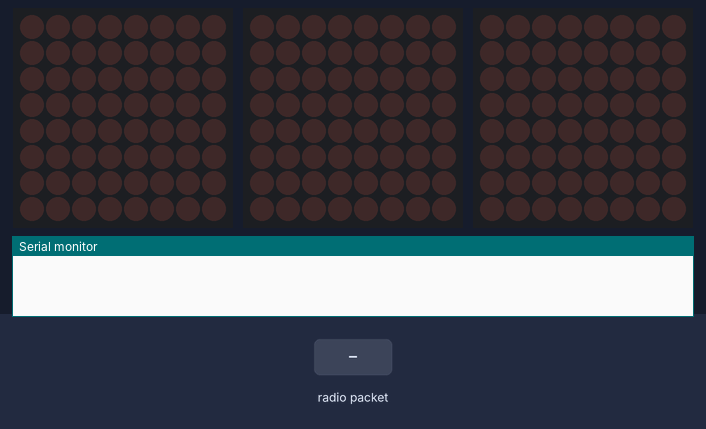
Bench run of a sketch on a simulated Arduino Uno, built for the host (arithmetic inside an expression is 32-bit, double 64-bit). On the bench: 3 × 8×8 LED matrix, the last lines printed to the serial monitor. Wiring (inferred from the names in the program): HT16K33 LED driver at I2C address 0x70; HT16K33 LED driver at I2C address 0x71; HT16K33 LED driver at I2C address 0x72. The test bench sets the inputs (shaded band). No radio packets arrive unless stated.

Above: at 1.2 s.
1.3 s: radio packet "1" arrives
At 2.1 s:
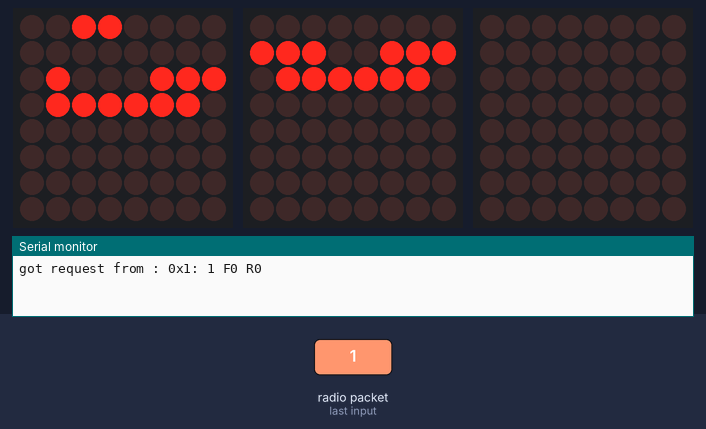
2.8 s: radio packet "0" arrives
At 3.2 s:
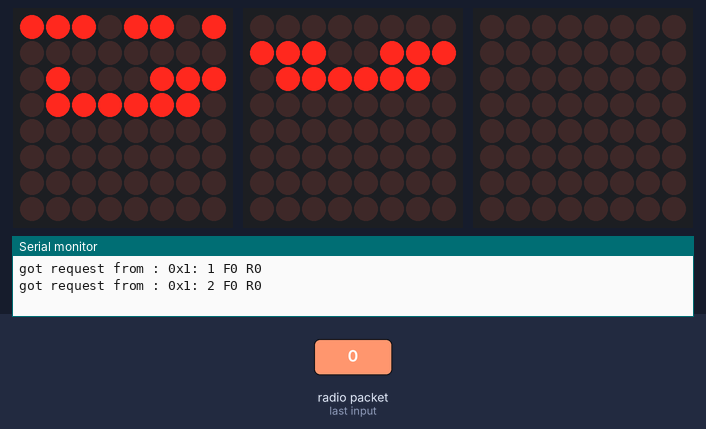
4.3 s: radio packet "2" arrives
At 5.5 s:
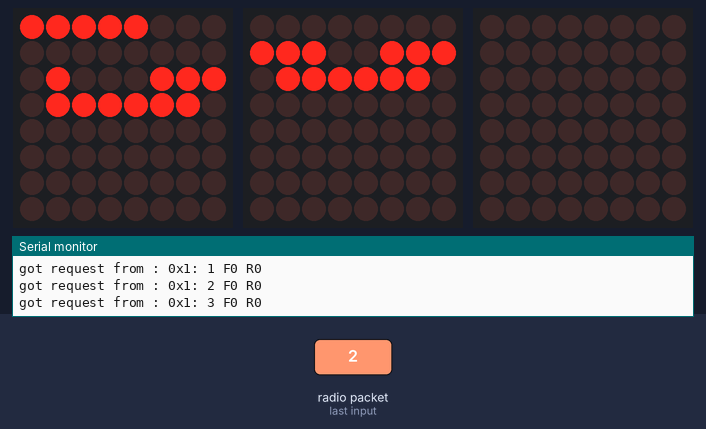
5.8 s: radio packet "1" arrives
At 6.7 s:
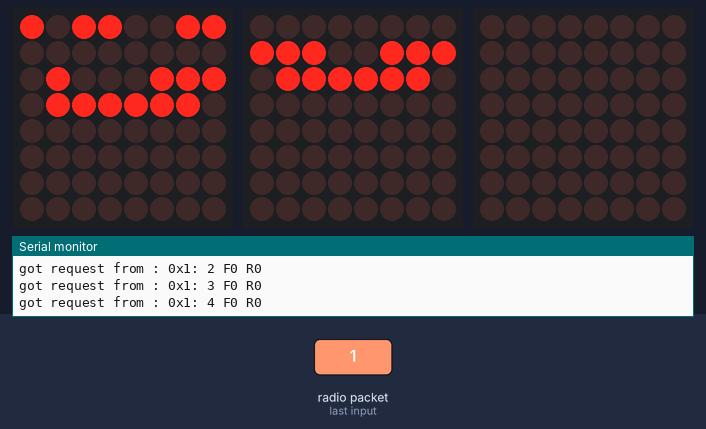
7.3 s: radio packet "0" arrives
At 7.8 s:
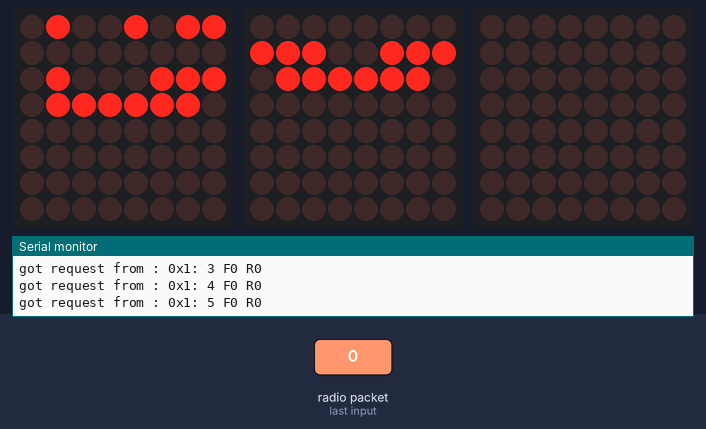
8.8 s: radio packet "2" arrives
At 10.1 s:
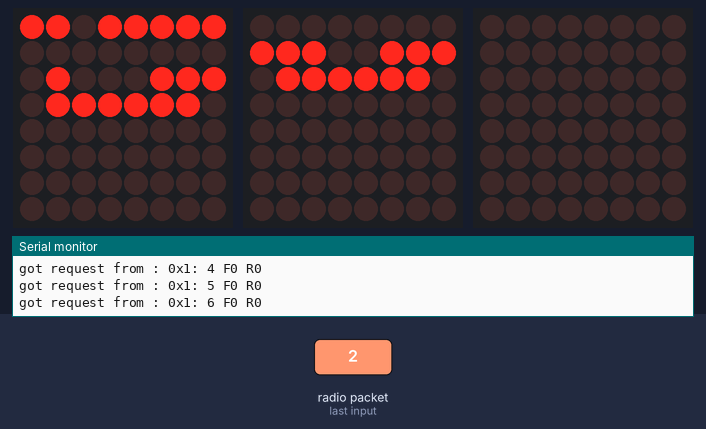
Timing chart, 0 to 11.3 s (numbered marks = the images above; inputs shaded):
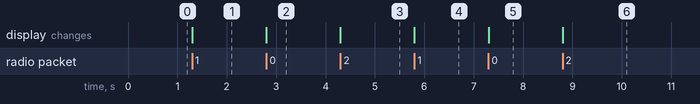

The sketch:

ards_receive_display.ino
```cpp
// ask_reliable_datagram_server.pde
// -*- mode: C++ -*-
// Example sketch showing how to create a simple addressed, reliable messaging server
// with the RHReliableDatagram class, using the RH_ASK driver to control a ASK radio.
// It is designed to work with the other example ask_reliable_datagram_client
// Tested on Arduino Mega, Duemilanova, Uno, Due, Teensy, ESP-12

#include <RHReliableDatagram.h>
#include <RH_ASK.h>
#include <SPI.h>

#include <Wire.h>
// #include <DS3231-RTC.h>
#include <HT16K33Disp.h>

#define PAIR1
// #define PAIR2

#ifdef PAIR1
#define CLIENT_ADDRESS 1
#define SERVER_ADDRESS 2
#endif

#ifdef PAIR2
#define CLIENT_ADDRESS 3
#define SERVER_ADDRESS 4
#endif

#define DATARATE 480
#define RETRIES 3
#define TIMEOUT 1000

// Singleton instance of the radio driver
RH_ASK driver(DATARATE);
// RH_ASK driver(2000, 4, 5, 0); // ESP8266 or ESP32: do not use pin 11 or 2
// RH_ASK driver(2000, PD14, PD13, 0); STM32F4 Discovery: see tx and rx on Orange and Red LEDS

// Class to manage message delivery and receipt, using the driver declared above
RHReliableDatagram manager(driver, SERVER_ADDRESS);

HT16K33Disp disp1(0x70, 3);
#define DISPLAY_BRIGHTNESS 2

// #define PTT_PIN 10

void setup()
{
  Serial.begin(115200);

  // pinMode(PTT_PIN, OUTPUT);

  if (!manager.init())
    Serial.println("init failed");

  manager.setRetries(RETRIES);
  manager.setTimeout(TIMEOUT);

  Wire.begin();
  byte brightness1[3] = { DISPLAY_BRIGHTNESS, DISPLAY_BRIGHTNESS, DISPLAY_BRIGHTNESS };
  disp1.init(brightness1);
}

uint8_t data[] = "!!!";
// Dont put this on the stack:
uint8_t buf[RH_ASK_MAX_MESSAGE_LEN];

int recvcount = 0;
int failcount = 0;

void loop()
{
  if (manager.available())
  {
    // Wait for a message addressed to us from the client
    uint8_t len = sizeof(buf);
    uint8_t from;
    if (manager.recvfromAck(buf, &len, &from))
    {
      Serial.print("got request from : 0x");
      Serial.print(from, HEX);
      Serial.print(": ");

      recvcount++;

      buf[len] = '\0';

      int resend_count = manager.retransmissions();

      char dispbuf[30];
      // sprintf(dispbuf, "%s %d %d", (char*)buf, recvcount, failcount);
      sprintf(dispbuf, "%d F%d R%d", recvcount, failcount, resend_count);
      Serial.println(dispbuf);

      disp1.scroll_string(dispbuf);

      // Serial.print("Resends: ");
      // Serial.println(resend_count);

      // Send a reply back to the originator client
      if (!manager.sendtoWait(data, sizeof(data), from)){
        Serial.println("sendtoWait failed");
        failcount++;
      }
    }
  }
}
```

Measured:
- after the input at 1.3 s, the display: changes at once (image 1)
- after the input at 2.8 s, the display: changes at once (image 2)
- after the input at 4.3 s, the display: changes at once (image 3)
- after the input at 5.8 s, the display: changes at once (image 4)
- after the input at 7.3 s, the display: changes at once (image 5)
- after the input at 8.8 s, the display: changes at once (image 6)
